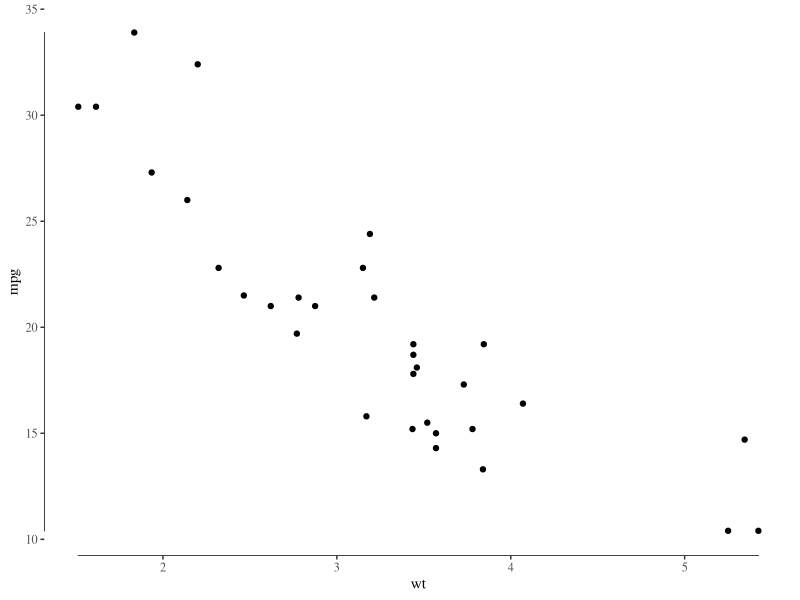
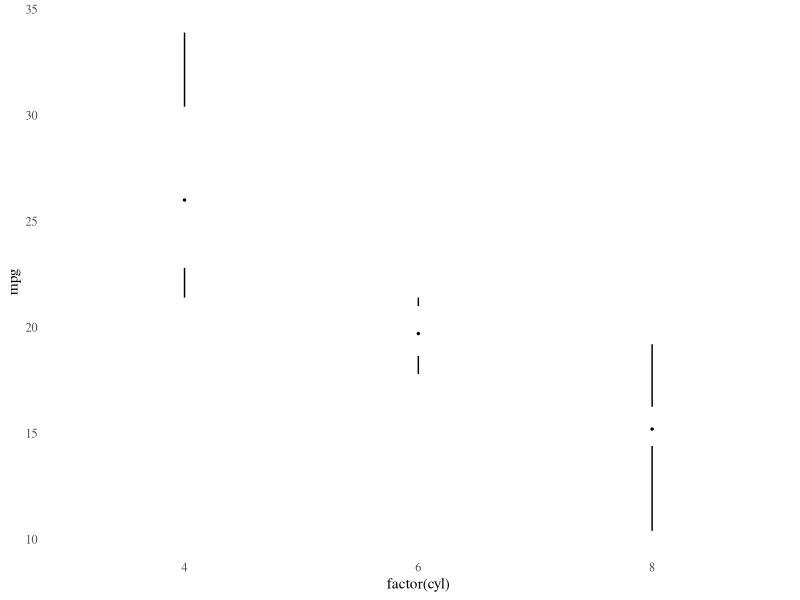
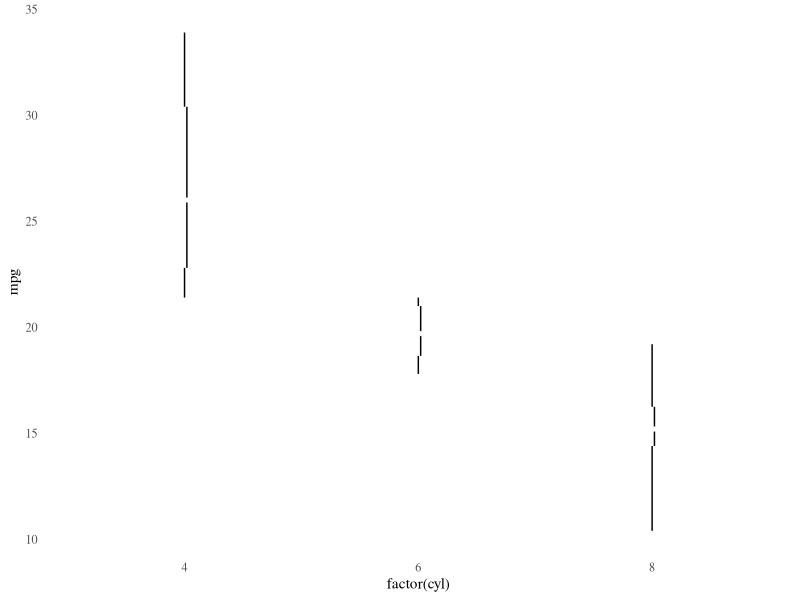
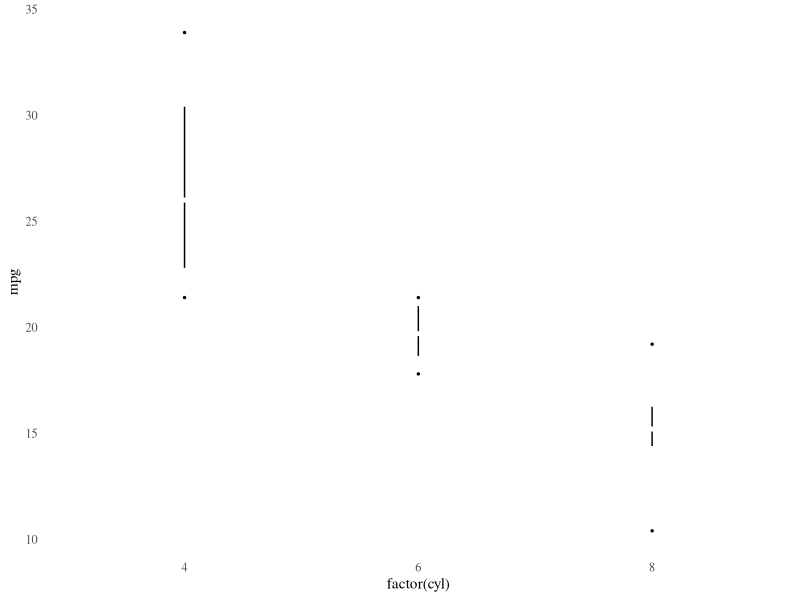
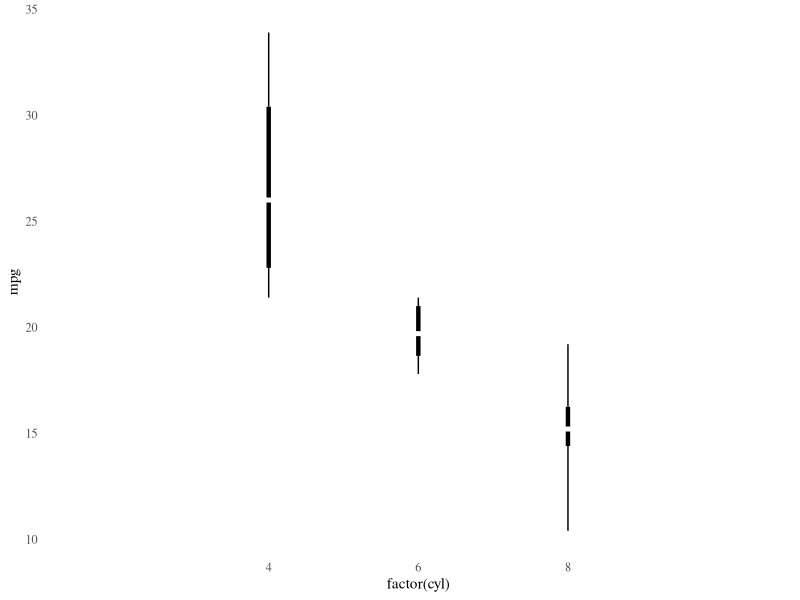
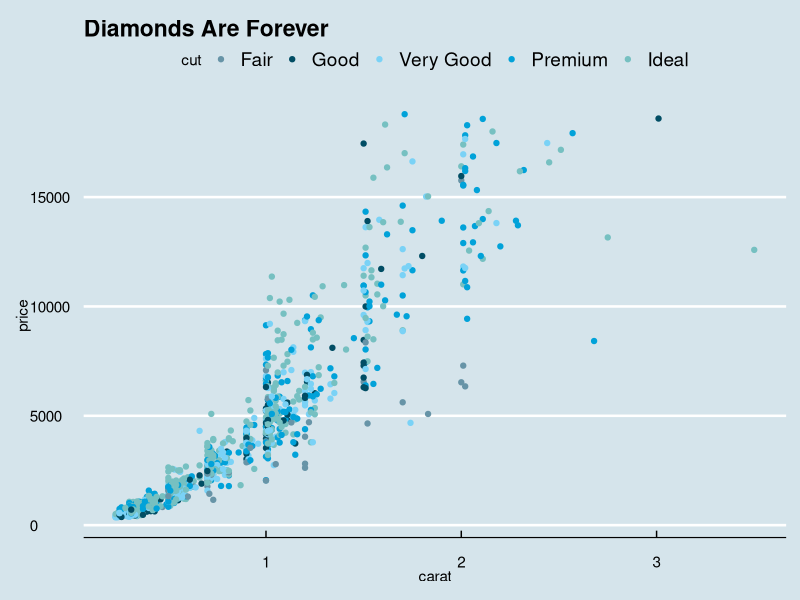
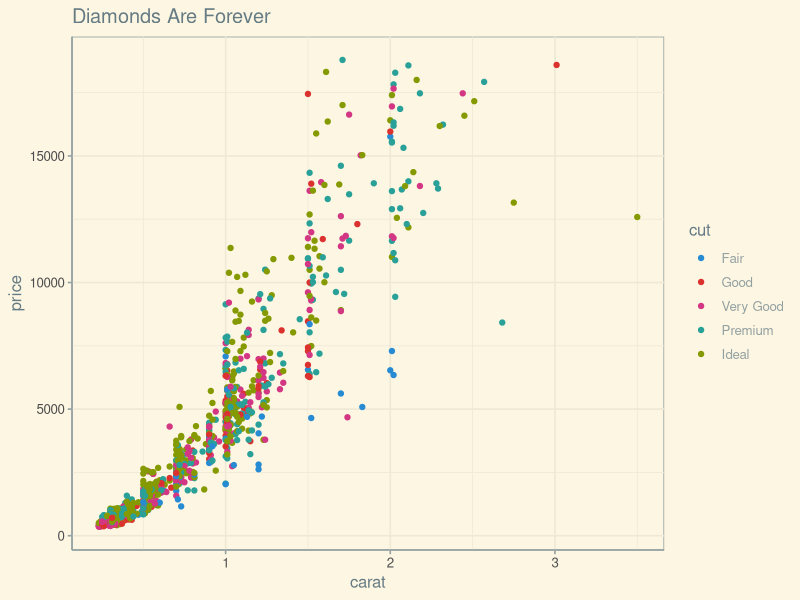
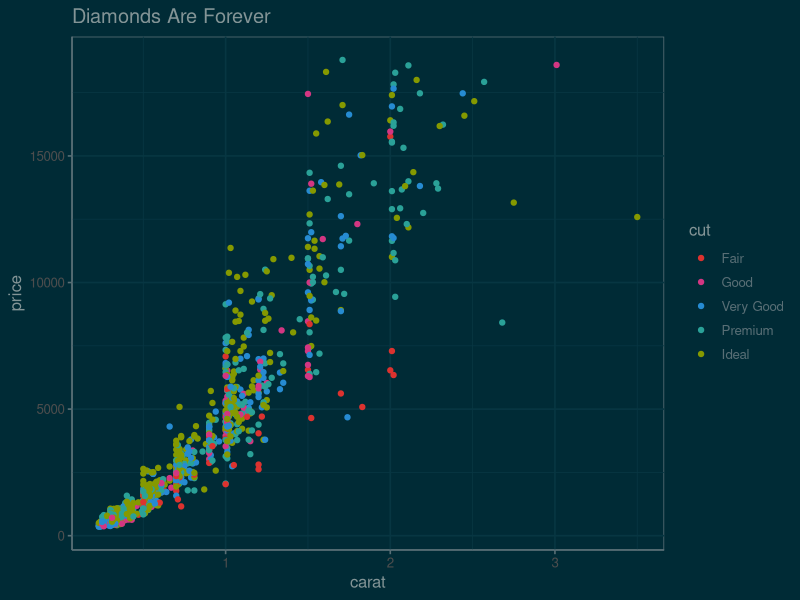

Recreate these plots in R, in order. (Note: this script raises an error after producing the figures.)
## ---- chunk 1
library("ggplot2")
library("ggthemes")
dsamp <- diamonds[sample(nrow(diamonds), 1000), ]
diamond_plot <- 
  ggplot(dsamp, aes(x = carat, y = price, colour=cut)) +
  geom_point() +
  ggtitle("Diamonds Are Forever")
## ---- chunk 2
ggplot(mtcars, aes(wt, mpg)) +
  geom_point() +
  geom_rangeframe() +
  theme_tufte()
## ---- chunk 3
ggplot(mtcars, aes(factor(cyl), mpg))  +
 theme_tufte(ticks=FALSE) +
 geom_tufteboxplot()

## ---- chunk 4
(ggplot(mtcars, aes(factor(cyl), mpg)) 
 + theme_tufte(ticks=FALSE)
 + geom_tufteboxplot(median.type = "line")
)
## ---- chunk 5
(ggplot(mtcars, aes(factor(cyl), mpg)) 
 + theme_tufte(ticks=FALSE)
 + geom_tufteboxplot(median.type = "line", whisker.type = 'point', hoffset = 0)
)
## ---- chunk 6
(ggplot(mtcars, aes(factor(cyl), mpg)) 
 + theme_tufte(ticks=FALSE)
 + geom_tufteboxplot(median.type = "line", whisker.type = 'line', hoffset = 0,
                     width = 3)
)
## ---- chunk 7
diamond_plot +
  theme_economist() +
  scale_colour_economist() 
## ---- chunk 8
diamond_plot +
  theme_solarized() +
  scale_colour_solarized("blue")
## ---- chunk 9
diamond_plot +
  theme_solarized(light = FALSE) +
  scale_colour_solarized("red")

## ---- chunk 10
diamond_plot +
  theme_solarized_2(light = FALSE) +
  scale_colour_solarized("blue")

## ---- chunk 11
(qplot(carat, price, data=dsamp, colour=cut)
                             + theme_stata() 
                             + scale_colour_stata()
                             + ggtitle("Plot Title"))
## ---- chunk 12
(qplot(carat, price, data=dsamp, colour=cut)
 + theme_excel() 
 + scale_colour_excel())

## ---- chunk 13
(ggplot(diamonds, aes(clarity, fill=cut)) 
 + geom_bar()
 + scale_fill_excel()
 + theme_excel())
## ---- chunk 14
(qplot(carat, price, data=dsamp, colour=cut)
 + theme_igray())
## ---- chunk 15
(qplot(hp, mpg, data= subset(mtcars, cyl != 5), geom="point", color = factor(cyl))
 + geom_smooth(method = "lm", se = FALSE)
 + scale_color_fivethirtyeight()
 + theme_fivethirtyeight())
## ---- chunk 16
(qplot(carat, price, data=dsamp, colour=cut)
 + theme_igray()
 + scale_colour_tableau())
## ---- chunk 17
(qplot(carat, price, data=dsamp, colour=cut)
 + theme_igray()
 + scale_colour_tableau("colorblind10"))
## ---- chunk 18
(qplot(carat, price, data=dsamp, colour=cut)
 + theme_few()
 + scale_colour_few())
## ---- chunk 19
(qplot(carat, price, data=dsamp, colour=cut)
 + theme_wsj()
 + scale_colour_wsj("colors6", "")
 + ggtitle("Diamond Prices"))
## ---- chunk 20
(qplot(carat, price, data=dsamp, colour=clarity)
 + theme_gdocs()
 + ggtitle("Diamonds")
 + scale_color_gdocs())
## ---- chunk 21
(qplot(carat, price, data=dsamp, colour=clarity)
 + theme_calc()
 + ggtitle("Diamonds")
 + scale_color_calc())
## ---- chunk 22
(qplot(carat, price, data = dsamp, colour = clarity)
 + theme_pander()
 + scale_colour_pander())
## ---- chunk 23
(ggplot(dsamp, aes(clarity, fill = cut)) + geom_bar()
  + theme_pander()
  + scale_fill_pander())
## ---- chunk 24
(qplot(carat, price, data = dsamp, colour = cut)
 + theme_hc()
 + scale_colour_hc()
 + ggtitle("Diamonds Are Forever"))
## ---- chunk 25
(qplot(carat, price, data = dsamp, colour = cut)
 + theme_hc(bgcolor = "darkunica")
 + scale_colour_hc("darkunica")
 + ggtitle("Diamonds Are Forever"))
## ---- chunk 26
dtemp <- data.frame(months = factor(rep(substr(month.name,1,3), 4), levels = substr(month.name,1,3)),
                    city = rep(c("Tokyo", "New York", "Berlin", "London"), each = 12),
                    temp = c(7.0, 6.9, 9.5, 14.5, 18.2, 21.5, 25.2, 26.5, 23.3, 18.3, 13.9, 9.6,
                             -0.2, 0.8, 5.7, 11.3, 17.0, 22.0, 24.8, 24.1, 20.1, 14.1, 8.6, 2.5,
                             -0.9, 0.6, 3.5, 8.4, 13.5, 17.0, 18.6, 17.9, 14.3, 9.0, 3.9, 1.0,
                             3.9, 4.2, 5.7, 8.5, 11.9, 15.2, 17.0, 16.6, 14.2, 10.3, 6.6, 4.8))
## ---- chunk 27
qplot(months, temp, data=dtemp, group=city, color=city, geom="line") +
  geom_point(size=1.1) + 
  ggtitle("Monthly Average Temperature") +
  theme_hc() +
  scale_colour_hc()
## ---- chunk 28
qplot(months, temp, data=dtemp, group=city, color=city, geom="line") +
  geom_point(size=1.1) + 
  ggtitle("Monthly Average Temperature") +
  theme_hc(bgcolor = "darkunica") +
  scale_fill_hc("darkunica")
## ---- chunk 29
library("maps")
us <- fortify(map_data("state"), region = "region")
(ggplot()
  + geom_map(data  =  us, map = us,
             aes(x = long, y = lat, map_id = region, group = group),
             fill = "white", color = "black", size = 0.25)
  + coord_map("albers", lat0 = 39, lat1 = 45)
  + theme_map()
  )
